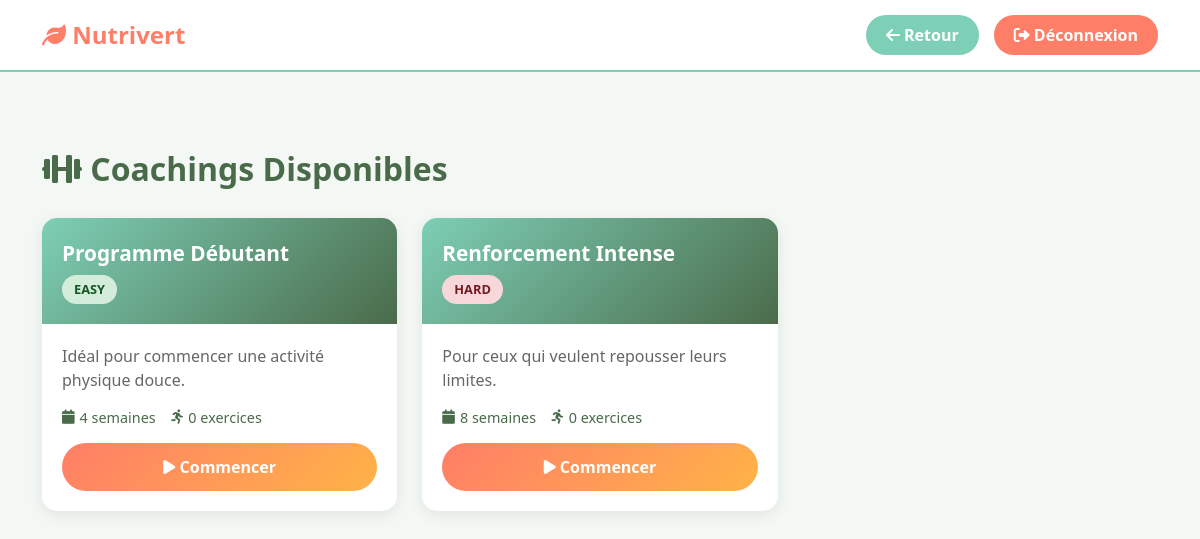
The page /index.php?controller=user_dashboard&action=coaching_list (signed in) on the database its author committed.
### tables this page shows
CREATE TABLE `coaching_programs` (
  `id` int(11) NOT NULL,
  `title` varchar(255) NOT NULL,
  `description` text DEFAULT NULL,
  `image` varchar(500) DEFAULT NULL,
  `duration_weeks` int(11) NOT NULL DEFAULT 1,
  `difficulty_level` enum('easy','medium','hard') NOT NULL DEFAULT 'easy',
  `created_at` timestamp NOT NULL DEFAULT current_timestamp(),
  `updated_at` timestamp NOT NULL DEFAULT current_timestamp() ON UPDATE current_timestamp()
);

### user/Controller/UserDashboardController.php (called while the page is built, shortened)
<?php
require_once __DIR__ . '/../../config/database.php';
if (class_exists('UserDashboardController')) return;
class UserDashboardController
{
    private PDO $pdo;
    public function __construct()
    {
        $this->pdo = getDB();
    }
    public function handle(string $action): void
    {
        match ($action) {
            'index'        => $this->dashboard(),
            'coaching_list'=> $this->coachingList(),
            'chatbot'      => $this->chatbot(),
            'start'        => $this->startCoaching(),
            'next'         => $this->nextExercise(),
            'complete'     => $this->completeCoaching(),
            'feedback'     => $this->saveFeedback(),
            default        => $this->dashboard(),
        };
    }
    private function coachingList(): void
    {
        $stmt = $this->pdo->query(
            'SELECT cp.*, COUNT(e.id) as exercise_count
             FROM coaching_programs cp
             LEFT JOIN exercises e ON e.coaching_id = cp.id
             GROUP BY cp.id
             ORDER BY cp.created_at DESC'
        );
        $coachings = $stmt->fetchAll();
        include __DIR__ . '/../../coaching/View/list.php';
    }
}

### config/database.php (called while the page is built, shortened)
<?php
function getDB(): PDO {
    static $pdo = null;
    if ($pdo === null) {
        try {
            $dsn = "mysql:host=" . DB_HOST . ";dbname=" . DB_NAME . ";charset=" . DB_CHARSET;
            $options = [
                PDO::ATTR_ERRMODE            => PDO::ERRMODE_EXCEPTION,
                PDO::ATTR_DEFAULT_FETCH_MODE => PDO::FETCH_ASSOC,
                PDO::ATTR_EMULATE_PREPARES   => false,
            ];
            $pdo = new PDO($dsn, DB_USER, DB_PASS, $options);
            $migrationVersion = 6;
        } catch (PDOException $e) {
            http_response_code(500);
            exit('Database connection failed: ' . $e->getMessage());
        }
    }
    return $pdo;
}

### coaching/View/list.php (the view, shortened to what this page needs)
<!DOCTYPE html>
<html lang="fr">
<head>
    <link rel="stylesheet" href="https://cdnjs.cloudflare.com/ajax/libs/bootstrap/5.3.0/css/bootstrap.min.css">
    <link rel="stylesheet" href="https://cdnjs.cloudflare.com/ajax/libs/font-awesome/6.0.0-beta3/css/all.min.css">
</head>
<body>
<div class="navbar-top">
    <div class="container">
        <div class="logo">
            <i class="fas fa-leaf"></i> Nutrivert
        </div>
        <div class="user-info">
            <a href="index.php?controller=user_dashboard&action=index" class="btn-back">
                <i class="fas fa-arrow-left"></i> Retour
            </a>
            <a href="index.php?controller=user&action=logout" class="btn-logout">
                <i class="fas fa-sign-out-alt"></i> Déconnexion
            </a>
        </div>
    </div>
</div>
<div class="container py-5">
    <h1 class="section-title">
        <i class="fas fa-dumbbell"></i> Coachings Disponibles
    </h1>
    <?php if (empty($coachings)): ?>
        <div class="empty-state">
            <i class="fas fa-inbox"></i>
            <h2>Aucun coaching disponible</h2>
            <p style="color: #888; margin-top: 10px;">Il n'y a pas encore de programmes de coaching disponibles.</p>
        </div>
    <?php else: ?>
        <div class="coaching-grid">
            <?php foreach ($coachings as $coaching): ?>
                <div class="coaching-card">
                    <div class="coaching-card-header">
                        <div class="coaching-card-title">
                            <?= htmlspecialchars($coaching['title']) ?>
                        </div>
                        <span class="badge-difficulty badge-<?= htmlspecialchars($coaching['difficulty_level']) ?>">
                            <?= strtoupper(htmlspecialchars($coaching['difficulty_level'])) ?>
                        </span>
                    </div>
                    <div class="coaching-card-body">
                        <p class="coaching-card-description">
                            <?= htmlspecialchars(mb_substr($coaching['description'] ?? '', 0, 150)) ?>
                        </p>
                        <div class="coaching-card-meta">
                            <span class="meta-item">
                                <i class="fas fa-calendar"></i>
                                <?= htmlspecialchars($coaching['duration_weeks']) ?> semaines
                            </span>
                            <span class="meta-item">
                                <i class="fas fa-running"></i>
                                <?= htmlspecialchars($coaching['exercise_count']) ?> exercices
                            </span>
                        </div>
                        <a href="index.php?controller=user_dashboard&action=start&id=<?= $coaching['id'] ?>"
                           class="btn-start">
                            <i class="fas fa-play"></i> Commencer
                        </a>
                    </div>
                </div>
            <?php endforeach; ?>
        </div>
    <?php endif; ?>
</div>
</body>
</html>

### coaching/View/list.php (style rules this page uses)
:root { --coral: #FF7E67; --mint: #7DCFB6; --sage: #4A6B4A; --light-bg: #f4f8f4; }
body { background: var(--light-bg); color: var(--sage); }
.navbar-top { background: white; padding: 15px 0; border-bottom: 2px solid var(--mint); margin-bottom: 30px; }
.navbar-top .container { display: flex; justify-content: space-between; align-items: center; }
.logo { font-size: 1.5rem; font-weight: 700; color: var(--coral); }
.user-info { display: flex; gap: 15px; align-items: center; }
.btn-back { background: var(--mint); color: white; border: none; padding: 8px 20px; border-radius: 20px; text-decoration: none; font-weight: 600; }
.btn-logout { background: var(--coral); color: white; border: none; padding: 8px 20px; border-radius: 20px; text-decoration: none; font-weight: 600; }
.section-title { font-size: 2rem; font-weight: 700; margin-bottom: 30px; color: var(--sage); }
.coaching-grid { display: grid; grid-template-columns: repeat(auto-fill, minmax(320px, 1fr)); gap: 25px; margin-bottom: 40px; }
.coaching-card { background: white; border-radius: 15px; overflow: hidden; box-shadow: 0 4px 15px rgba(0,0,0,0.08); transition: transform 0.2s, box-shadow 0.2s; display: flex; flex-direction: column; }
.coaching-card-header { background: linear-gradient(135deg, var(--mint), var(--sage)); color: white; padding: 20px; }
.coaching-card-title { font-size: 1.3rem; font-weight: 700; margin-bottom: 5px; }
.coaching-card-body { padding: 20px; flex-grow: 1; display: flex; flex-direction: column; }
.coaching-card-description { color: #666; margin-bottom: 15px; flex-grow: 1; }
.coaching-card-meta { display: flex; gap: 15px; margin-bottom: 15px; font-size: 0.9rem; }
.meta-item { display: flex; align-items: center; gap: 5px; color: var(--sage); }
.badge-difficulty { display: inline-block; padding: 5px 12px; border-radius: 20px; font-size: 0.8rem; font-weight: 600; margin-right: 10px; }
.badge-easy { background: #d4edda; color: #155724; }
.badge-hard { background: #f8d7da; color: #721c24; }
.btn-start { background: linear-gradient(135deg, var(--coral), #FFB347); color: white; border: none; padding: 12px 25px; border-radius: 50px; font-weight: 700; cursor: pointer; transition: all 0.2s; text-decoration: none; display: inline-block; text-align: center; margin-top: auto; }

### rows shown on the page
coaching_programs: title "Programme Débutant", difficulty_level "EASY", description "Idéal pour commencer une activité physique douce.", duration_weeks "4", exercise_count "0"
coaching_programs: title "Renforcement Intense", difficulty_level "HARD", description "Pour ceux qui veulent repousser leurs limites.", duration_weeks "8", exercise_count "0"
